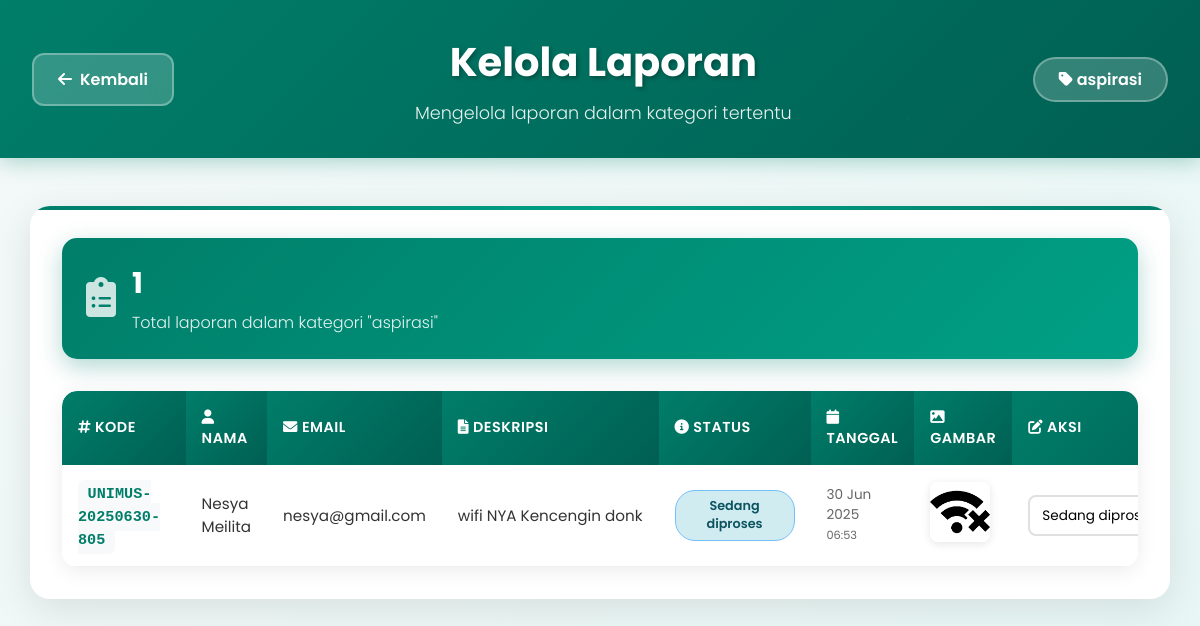
The app's page /kelola_kategori.php?kategori=aspirasi with its own data.
### tables this page shows
CREATE TABLE `laporan` (
  `id_laporan` int(11) NOT NULL AUTO_INCREMENT,
  `kode_laporan` varchar(20) NOT NULL,
  `nama_lengkap` varchar(100) NOT NULL,
  `email` varchar(100) NOT NULL,
  `kategori` enum('infrastruktur','layanan','kebersihan','aspirasi','lainnya') NOT NULL,
  `deskripsi` text NOT NULL,
  `gambar` varchar(255) DEFAULT NULL,
  `status` enum('Belum diproses','Sedang diproses','Selesai') DEFAULT 'Belum diproses',
  `tanggal_kirim` timestamp NOT NULL DEFAULT current_timestamp(),
  `nim` varchar(20) DEFAULT NULL,
  PRIMARY KEY (`id_laporan`),
  UNIQUE KEY `kode_laporan` (`kode_laporan`)
);

### kelola_kategori.php (the view, shortened to what this page needs)
<?php
$koneksi = mysqli_connect("localhost", "root", "", "lapor_unimus");
$kategori = isset($_GET['kategori']) ? $_GET['kategori'] : '';
$laporan = [];
if ($kategori) {
    $stmt = mysqli_prepare($koneksi, "SELECT * FROM laporan WHERE kategori = ? ORDER BY tanggal_kirim DESC");
    mysqli_stmt_bind_param($stmt, "s", $kategori);
    mysqli_stmt_execute($stmt);
    $result = mysqli_stmt_get_result($stmt);
    while ($row = mysqli_fetch_assoc($result)) {
        $laporan[] = $row;
    }
}
?>
<!DOCTYPE html>
<html lang="id">
<head>
  <link href="https://cdnjs.cloudflare.com/ajax/libs/font-awesome/6.0.0/css/all.min.css" rel="stylesheet">
</head>
<body>
<header>
  <div class="header-container">
    <a href="admin.php" class="back-button">
      <i class="fas fa-arrow-left"></i>
      Kembali
    </a>
    <div class="header-text">
      <h1>Kelola Laporan</h1>
      <p class="subtitle">Mengelola laporan dalam kategori tertentu</p>
    </div>
    <div class="kategori-badge">
      <i class="fas fa-tag"></i>
      <?= htmlspecialchars($kategori) ?>
    </div>
  </div>
</header>
<div class="container">
  <div class="stats-card">
    <div class="stats-icon">
      <i class="fas fa-clipboard-list"></i>
    </div>
    <div class="stats-info">
      <h3><?= count($laporan) ?></h3>
      <p>Total laporan dalam kategori "<?= htmlspecialchars($kategori) ?>"</p>
    </div>
  </div>
  <?php if (empty($laporan)): ?>
    <div class="empty-state">
      <div class="icon">
        <i class="fas fa-inbox"></i>
      </div>
      <h3>Tidak Ada Laporan</h3>
      <p>Belum ada laporan yang masuk dalam kategori ini.</p>
    </div>
  <?php else: ?>
    <div class="table-container">
      <table>
        <thead>
          <tr>
            <th><i class="fas fa-hashtag"></i> Kode</th>
            <th><i class="fas fa-user"></i> Nama</th>
            <th><i class="fas fa-envelope"></i> Email</th>
            <th><i class="fas fa-file-text"></i> Deskripsi</th>
            <th><i class="fas fa-info-circle"></i> Status</th>
            <th><i class="fas fa-calendar"></i> Tanggal</th>
            <th><i class="fas fa-image"></i> Gambar</th>
            <th><i class="fas fa-edit"></i> Aksi</th>
          </tr>
        </thead>
        <tbody>
          <?php foreach ($laporan as $row): ?>
            <tr>
              <td>
                <span class="kode-laporan"><?= htmlspecialchars($row['kode_laporan']) ?></span>
              </td>
              <td><?= htmlspecialchars($row['nama_lengkap']) ?></td>
              <td><?= htmlspecialchars($row['email']) ?></td>
              <td class="deskripsi-cell" title="<?= htmlspecialchars($row['deskripsi']) ?>">
                <?= htmlspecialchars($row['deskripsi']) ?>
              </td>
              <td>
                <?php
                $status = $row['status'] ?? 'Belum diproses';
                $statusClass = '';
                switch($status) {
                  case 'Sedang diproses': $statusClass = 'status-sedang'; break;
                }
                ?>
                <span class="status-badge <?= $statusClass ?>">
                  <?= htmlspecialchars($status) ?>
                </span>
              </td>
              <td class="date-cell">
                <?= date('d M Y', strtotime($row['tanggal_kirim'])) ?><br>
                <small><?= date('H:i', strtotime($row['tanggal_kirim'])) ?></small>
              </td>
              <td>
                <?php if ($row['gambar']): ?>
                  <img src="uploads/<?= htmlspecialchars($row['gambar']) ?>"
                       alt="Bukti"
                       class="image-preview"
                       onclick="window.open(this.src, '_blank')" />
                <?php else: ?>
                  <span class="no-image">Tidak ada gambar</span>
                <?php endif; ?>
              </td>
              <td>
                <form method="post" class="status-form">
                  <select name="status" class="status-select">
                    <option value="Sedang diproses" <?= $status == "Sedang diproses" ? 'selected' : '' ?>>
                      Sedang diproses
                    </option>
                  </select>
                </form>
              </td>
            </tr>
          <?php endforeach; ?>
        </tbody>
      </table>
    </div>
  <?php endif; ?>
</div>
</body>
</html>

### kelola_kategori.php (style rules this page uses)
* { margin: 0; padding: 0; box-sizing: border-box; }
body { font-family: 'Poppins', sans-serif; background: linear-gradient(135deg, #f4f9f8 0%, #e7f7f5 100%); color: #333; min-height: 100vh; padding-bottom: 2rem; }
header { background: linear-gradient(135deg, #007e6a 0%, #005f52 100%); color: white; padding: 2rem; box-shadow: 0 4px 20px rgba(0, 126, 106, 0.3); position: relative; overflow: hidden; }
header::before { content: ''; position: absolute; top: 0; left: 0; right: 0; bottom: 0; opacity: 0.1; }
.header-container { display: flex; align-items: center; gap: 2rem; position: relative; z-index: 1; }
.back-button { background: rgba(255, 255, 255, 0.2); border: 2px solid rgba(255, 255, 255, 0.3); color: white; padding: 0.75rem 1.5rem; border-radius: 12px; text-decoration: none; font-weight: 600; transition: all 0.3s ease; backdrop-filter: blur(10px); display: flex; align-items: center; gap: 0.5rem; }
.header-text { flex-grow: 1; text-align: center; }
.header-text h1 { font-size: 2.5rem; font-weight: 700; margin-bottom: 0.5rem; text-shadow: 2px 2px 4px rgba(0, 0, 0, 0.3); }
.header-text .subtitle { font-size: 1.1rem; opacity: 0.9; font-weight: 300; }
.kategori-badge { background: rgba(255, 255, 255, 0.2); padding: 0.5rem 1.5rem; border-radius: 25px; font-weight: 600; border: 2px solid rgba(255, 255, 255, 0.3); backdrop-filter: blur(10px); }
.container { max-width: 95%; margin: 3rem auto; background: white; padding: 2rem; border-radius: 20px; box-shadow: 0 10px 40px rgba(0, 0, 0, 0.1); position: relative; overflow: hidden; }
.container::before { content: ''; position: absolute; top: 0; left: 0; right: 0; height: 4px; background: linear-gradient(90deg, #007e6a, #00a085, #007e6a); }
.stats-card { background: linear-gradient(135deg, #007e6a 0%, #00a085 100%); color: white; padding: 1.5rem; border-radius: 15px; margin-bottom: 2rem; display: flex; align-items: center; gap: 1rem; box-shadow: 0 8px 25px rgba(0, 126, 106, 0.3); }
.stats-icon { font-size: 2.5rem; opacity: 0.8; }
.stats-info h3 { font-size: 1.8rem; font-weight: 700; margin-bottom: 0.3rem; }
.stats-info p { opacity: 0.9; font-weight: 300; }
.table-container { overflow-x: auto; border-radius: 15px; box-shadow: 0 4px 20px rgba(0, 0, 0, 0.08); }
table { width: 100%; border-collapse: collapse; background: white; }
th { background: linear-gradient(135deg, #007e6a 0%, #005f52 100%); color: white; padding: 1rem; text-align: left; font-weight: 600; font-size: 0.9rem; text-transform: uppercase; letter-spacing: 0.5px; }
th:first-child { border-top-left-radius: 15px; }
th:last-child { border-top-right-radius: 15px; }
td { padding: 1rem; border-bottom: 1px solid #f0f0f0; font-size: 0.95rem; vertical-align: middle; }
tr:last-child td:first-child { border-bottom-left-radius: 15px; }
tr:last-child td:last-child { border-bottom-right-radius: 15px; }
.status-badge { padding: 0.4rem 1rem; border-radius: 20px; font-size: 0.8rem; font-weight: 600; text-align: center; display: inline-block; min-width: 120px; }
.status-sedang { background: #d1ecf1; color: #0c5460; border: 1px solid #74c0fc; }
.kode-laporan { font-family: 'Courier New', monospace; background: #f8f9fa; padding: 0.3rem 0.6rem; border-radius: 6px; font-weight: bold; color: #007e6a; }
.deskripsi-cell { max-width: 300px; overflow: hidden; text-overflow: ellipsis; white-space: nowrap; }
.image-preview { max-width: 80px; max-height: 60px; border-radius: 8px; object-fit: cover; box-shadow: 0 2px 8px rgba(0, 0, 0, 0.1); cursor: pointer; transition: transform 0.2s ease; }
.status-form { display: flex; gap: 0.5rem; align-items: center; }
.status-select { padding: 0.5rem; border: 2px solid #e0e0e0; border-radius: 8px; font-family: 'Poppins', sans-serif; font-size: 0.85rem; background: white; transition: border-color 0.3s ease; }
.date-cell { font-size: 0.85rem; color: #666; }
.container { animation: fadeInUp 0.6s ease; }
.table-container { animation: fadeInUp 0.8s ease; }

### records on screen
laporan: kode_laporan "UNIMUS-20250630-805", nama_lengkap "Nesya Meilita", email "nesya@gmail.com", deskripsi "wifi NYA Kencengin donk", status "Sedang diproses", tanggal_kirim "30 Jun 2025", tanggal_kirim "06:53", gambar (picture)

### other values on screen
$kategori "aspirasi"
count($laporan) "1"
